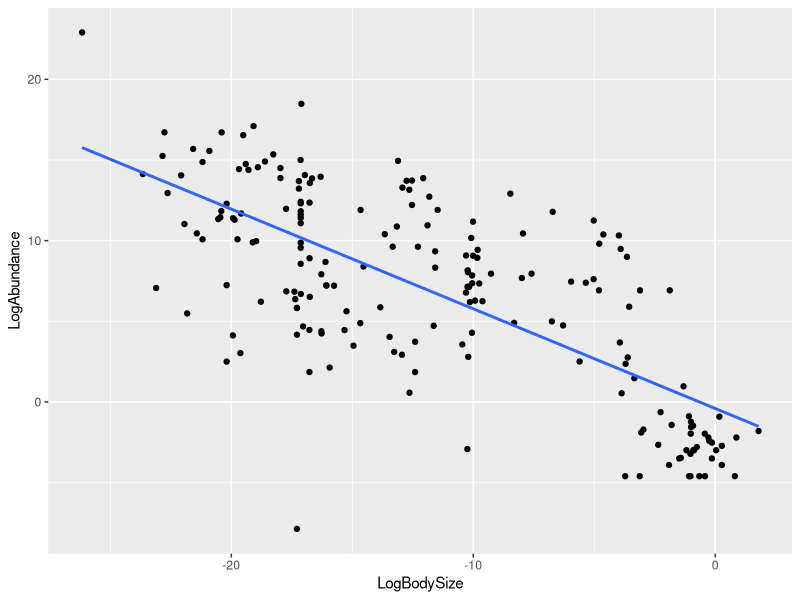
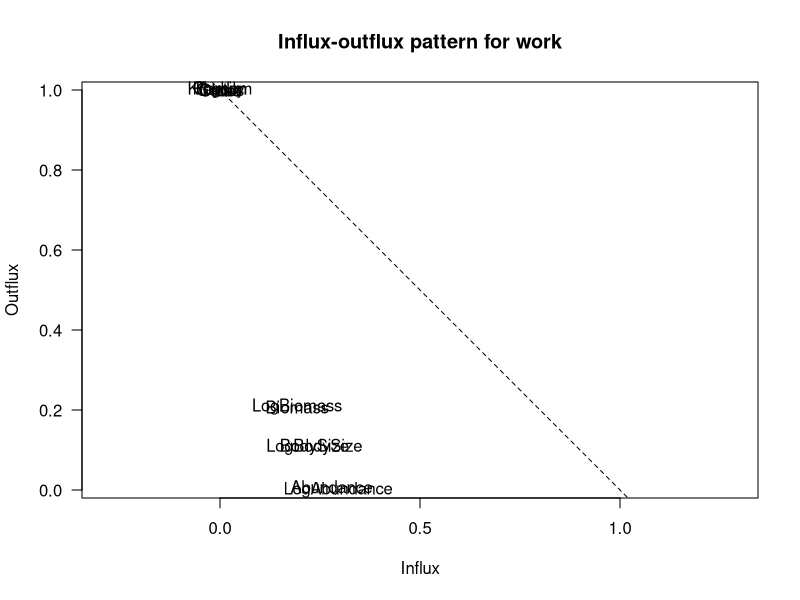
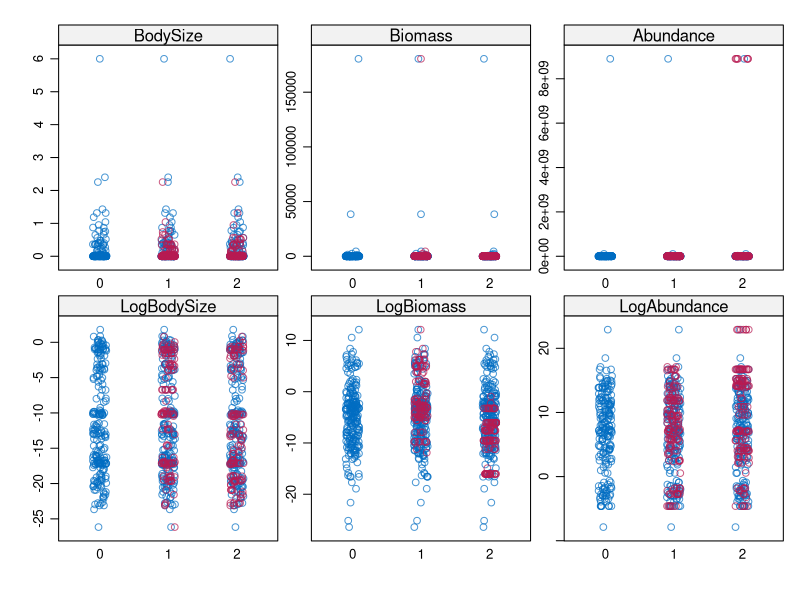
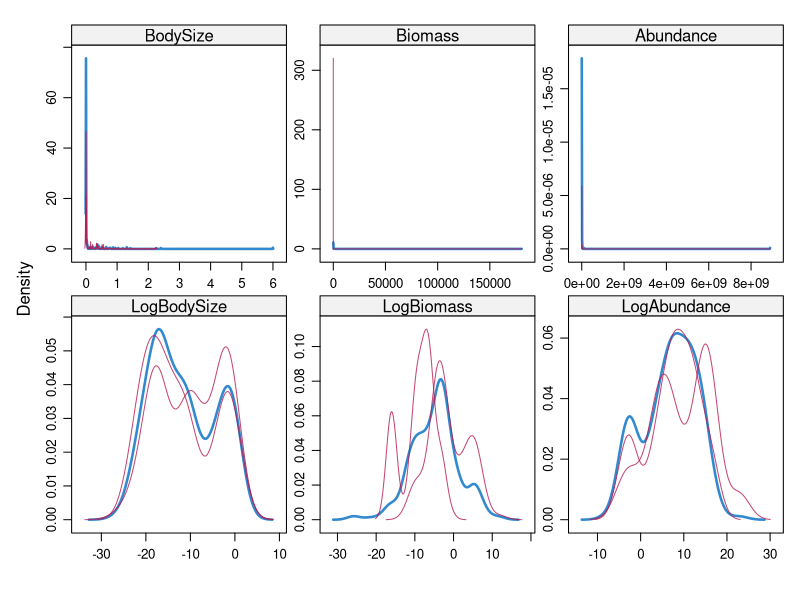
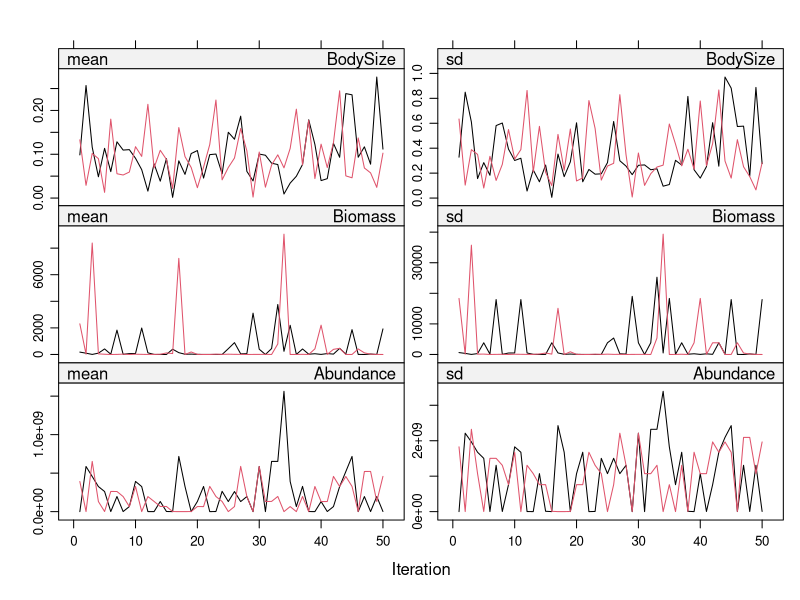
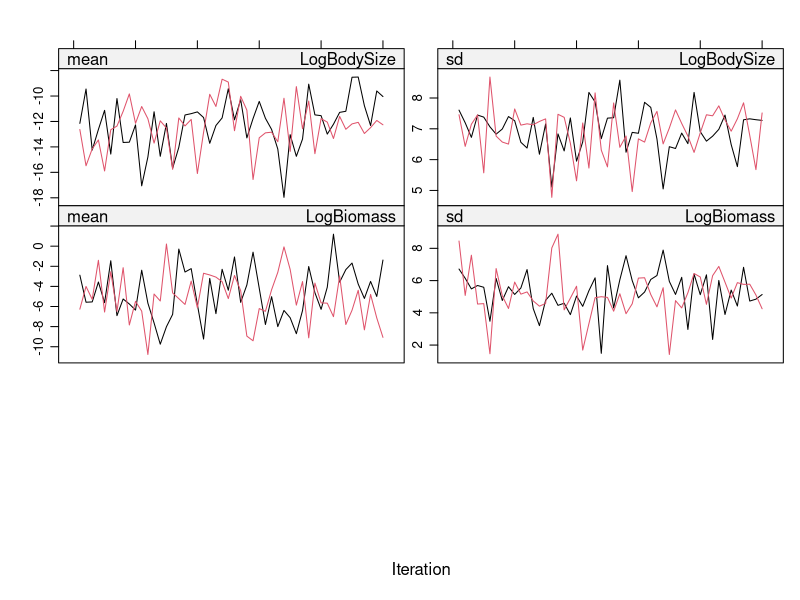

Write the R code that produced these figures, in order. (Note: this script raises an error after producing the figures.)
### Using MICE to obtain good imputation values for Mass and Abundance of organisms ###
library(tidyverse)
library(mice)
rm(list = ls())
### Read in data
csm_nodes <- read.csv("data/interactionwebdb/Carpinteria/CSMweb_Nodes.csv", as.is = T)
glimpse(csm_nodes)
summary(csm_nodes$Kingdom)

### Clean - remove protozoan kingdoms and virus
csm_nodes <- 
  csm_nodes %>% 
  filter(Kingdom != "Virus",
         Kingdom != "Protozoa")

### Select variables we want for imputation
work <- 
  csm_nodes %>% 
  # Turn body size into SI unts (Kg)
  mutate(BodySize = BodySize.g. / 1000,
         Abundance = Abundance.no..ha.,
         Biomass = Biomass.kg.ha.) %>% 
  # Fill in missing values using M * N = B
  mutate(BodySizeNew = case_when(!is.na(Abundance & Biomass) ~ Biomass / Abundance),
         AbundanceNew = case_when(!is.na(BodySize & Biomass) ~ Biomass / BodySize),
         BiomassNew = case_when(!is.na(Abundance & BodySize) ~ Abundance * BodySize)) %>% 
  # Take values from calculations
  mutate(BodySize_Work = coalesce(BodySize, BodySizeNew),
         Biomass_Work = coalesce(Biomass, BiomassNew),
         Abundance_Work = coalesce(Abundance, AbundanceNew)) %>% 
  # Select the variables
  select(BodySize = BodySize_Work,
         Abundance = Abundance_Work,
         Biomass = Biomass_Work,
         Kingdom,
         Phylum,
         Class,
         Order,
         Family,
         Genus) %>% 
  # Log the variables you want to impute
  mutate(LogBodySize = log(BodySize),
         LogBiomass = log(Biomass),
         # Only log values above 0 otherwise leads to inf values
         LogAbundance = case_when(Abundance > 0 ~ log(Abundance)))

### Visualise and prep for imputation
work %>% 
  ggplot(aes(x = LogBodySize, y = LogAbundance)) +
  geom_point() +
  geom_smooth(method = lm, se = FALSE)

lm1 <- lm(LogBodySize ~ Phylum, data = work)
summary(lm1)


### Imputation - With unlogged data
dat <- 
  work %>% 
  select(BodySize, Biomass, Abundance,
         LogBodySize, LogBiomass, LogAbundance) 

summary(dat)

ini <- # initialise imputation with 0 iterations
  mice(dat, maxit = 0)

meth <- 
  ini$method

pred <- 
  dat %>%
  quickpred()

# highlights potentially good predictors
fluxplot(work)

### Preserving transformations ----
# need to somehow keep the rlationship between bodysize & abundance

# methods --
# relationships between transformed variables
meth["LogBodySize"] <- "~log(BodySize)"
meth["LogBiomass"] <- "~log(Biomass)"
meth["LogAbundance"] <- "~log(Abundance)"
# dont impute non-transformed variables but use them as predictors
meth["BodySize"] <- "pmm"
meth["Biomass"] <- "pmm"
meth["Abundance"] <- "pmm"


# predictor matrix
pred["BodySize", "LogBodySize"] <- 0
pred["Biomass", "LogBiomass"] <- 0
pred["Abundance", "LogAbundance"] <- 0

### Passive imputation
# meth["Biomass"] <- "~I(BodySize * Abundance)"
# meth["BodySize"] <- "~I(Biomass / Abundance)"
# meth["Abundance"] <- "~I(Biomass * BodySize)"


# impute
imp <- mice(dat, meth = meth, predictorMatrix = pred, maxit = 50, m = 2)
stripplot(imp)
densityplot(imp)

# convergence
plot(imp)

### Pool
fit <- with(imp, lm(BodySize ~ Abundance * Biomass))
pool(fit)

### Complete
imp.complete <- 
  complete(imp)

xyplot(imp, LogAbundance ~ LogBodySize)



### compare vis
ggplot(work) +
  geom_point(aes(x = LogBodySize, y = LogAbundance), col = "red") +
  geom_point(data = imp.complete, aes(x = LogBodySize, y = LogAbundance), col = "blue")

summary(imp.complete)  
summary(work)
